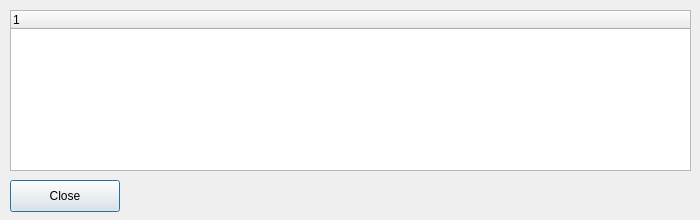
<?xml version="1.0" encoding="UTF-8"?>
<ui version="4.0">
 <class>checkSimulationDialog</class>
 <widget class="QDialog" name="checkSimulationDialog">
  <property name="geometry">
   <rect>
    <x>0</x>
    <y>0</y>
    <width>700</width>
    <height>220</height>
   </rect>
  </property>
  <property name="minimumSize">
   <size>
    <width>700</width>
    <height>220</height>
   </size>
  </property>
  <property name="maximumSize">
   <size>
    <width>700</width>
    <height>220</height>
   </size>
  </property>
  <property name="contextMenuPolicy">
   <enum>Qt::DefaultContextMenu</enum>
  </property>
  <property name="windowTitle">
   <string>Check Simulation Setup</string>
  </property>
  <property name="windowIcon">
   <iconset resource="resources.qrc">
    <normaloff>:/check3.png</normaloff>:/check3.png</iconset>
  </property>
  <widget class="QPushButton" name="closePushButton">
   <property name="geometry">
    <rect>
     <x>10</x>
     <y>180</y>
     <width>110</width>
     <height>32</height>
    </rect>
   </property>
   <property name="text">
    <string>Close</string>
   </property>
  </widget>
  <widget class="QTreeWidget" name="treeWidget">
   <property name="geometry">
    <rect>
     <x>10</x>
     <y>10</y>
     <width>681</width>
     <height>161</height>
    </rect>
   </property>
   <column>
    <property name="text">
     <string notr="true">1</string>
    </property>
   </column>
  </widget>
 </widget>
 <resources>
  <include location="resources.qrc"/>
 </resources>
 <connections/>
</ui>
